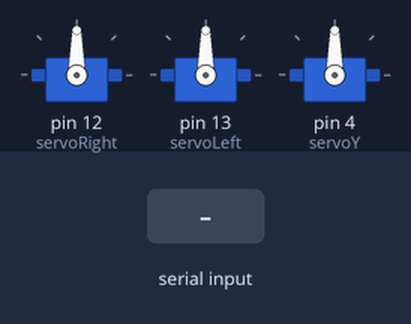
Recording of a sketch running on a simulated Arduino Uno, built with avr-gcc and run on an emulated ATmega328P. On the bench: 3 × servo. The test bench sets the inputs (shaded band). What the sketch prints to the serial monitor is not drawn.

Above: at 1.2 s.
1.3 s: "1" received over the second serial link
At 2.1 s:
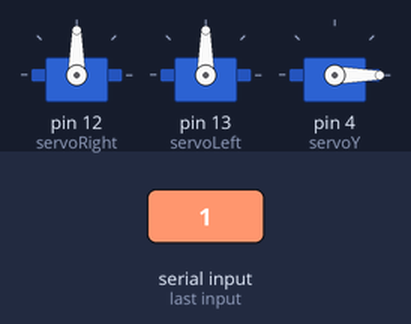
Timing chart, 0 to 4.3 s (numbered marks = the images above; inputs shaded):
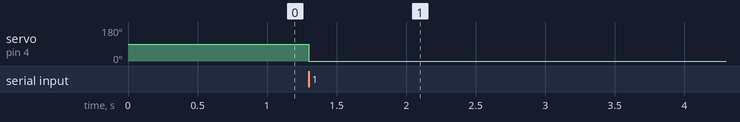

The sketch:

pedometer_bluetooth_car.ino
```cpp
#include<SoftwareSerial.h>
#include<Servo.h>

 Servo servoRight;
 Servo servoLeft;
 Servo servoY;
 SoftwareSerial BTSerial(10, 11);
 char c;
void setup() {
  // put your setup code here, to run once:
servoRight.attach(12);
servoLeft.attach(13);
servoY.attach(4);
BTSerial.begin(9600);
Serial.begin(9600);
}
char var[35];

void loop() {
  // put your main code here, to run repeatedly:
  int insize;
  char cmd ;
  int i = 0;
if(BTSerial.available()){

while(i<34){
  var[i]=BTSerial.read();
  i++;
  }


Serial.println(var);

Serial.println(var[0]);

Serial.println(var[1]);

Serial.println(var[2]);

if(var[0]='0'){
  if(var[1]='0'){
    if(var[2]='0'){
      servoY.write(0);
      }else if(var[2]='1'){
      servoY.write(1);
        }else if(var[2]='2'){
           servoY.write(2);
          }else if(var[2]='3'){
             servoY.write(3);
             }
    }
  }


/* switch(cmmd[0]){
  case 97:
  forward(1000);
  //Serial.print("A");
  break;
   case 100:
    trunLeft(400);
    break;
    case 98:
    trunRight(400);
    break;
    case 99:
    backward(400);
    //Serial.print("C");
    break;
    case 101:
    bestop(400);
    break;
  }*/
  }
}

void forward(int time){
  servoRight.writeMicroseconds(1700);
  servoLeft.writeMicroseconds(1300);
  delay(time);
  }
void trunLeft(int time){
  servoRight.writeMicroseconds(1300);
  servoLeft.writeMicroseconds(1300);
  delay(time);
  }
 void trunRight(int time){
  servoRight.writeMicroseconds(1700);
  servoLeft.writeMicroseconds(1700);
  delay(time);
  }
 void backward(int time){
    servoRight.writeMicroseconds(1300);
     servoLeft.writeMicroseconds(1700);
     delay(time);
  }
 void bestop(int time){
  servoRight.write(1525);
  servoLeft.write(1525);
  delay(time);
  }
```

Measured:
- after the input at 1.3 s, servo on pin 4 (servoY): 90° → 0° at once
